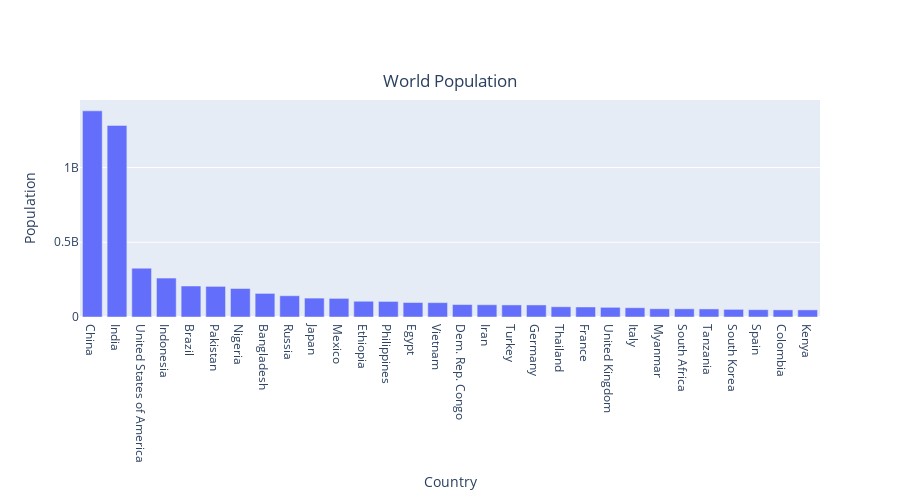

Notebook code for this chart:
### Code cell
geemap.bar_chart(
    data=df,
    x='NAME',
    y='POP_EST',
    x_label='Country',
    y_label='Population',
    descending=True,
    max_rows=30, # limite de paises que se muestran
    title='World Population',
    height=500,
    layout_args={'title_x': 0.5, 'title_y': 0.85},
)

### Figure 1 — Plotly figure (JSON) as saved in the notebook; plotly's stock layout.template omitted (floating-point values rounded to 4 significant figures)
{"data": [{"alignmentgroup": "True", "hovertemplate": "Country=%{x}<br>Population=%{y}<extra></extra>", "legendgroup": "", "marker": {"color": "#636efa", "pattern": {"shape": ""}}, "name": "", "offsetgroup": "", "orientation": "v", "showlegend": false, "textposition": "auto", "type": "bar", "x": ["China", "India", "United States of America", "Indonesia", "Brazil", "Pakistan", "Nigeria", "Bangladesh", "Russia", "Japan", "Mexico", "Ethiopia", "Philippines", "Egypt", "Vietnam", "Dem. Rep. Congo", "Iran", "Turkey", "Germany", "Thailand", "France", "United Kingdom", "Italy", "Myanmar", "South Africa", "Tanzania", "South Korea", "Spain", "Colombia", "Kenya"], "xaxis": "x", "y": [1379302771, 1281935911, 326625791, 260580739, 207353391, 204924861, 190632261, 157826578, 142257519, 126451398, 124574795, 105350020, 104256076, 97041072, 96160163, 83301151, 82021564, 80845215, 80594017, 68414135, 67106161, 64769452, 62137802, 55123814, 54841552, 53950935, 51181299, 48958159, 47698524, 47615739], "yaxis": "y"}], "layout": {"barmode": "group", "height": 500, "legend": {"tracegroupgap": 0}, "title": {"text": "World Population", "x": 0.5, "y": 0.85}, "xaxis": {"anchor": "y", "domain": [0, 1], "title": {"text": "Country"}}, "yaxis": {"anchor": "x", "domain": [0, 1], "title": {"text": "Population"}}}}
